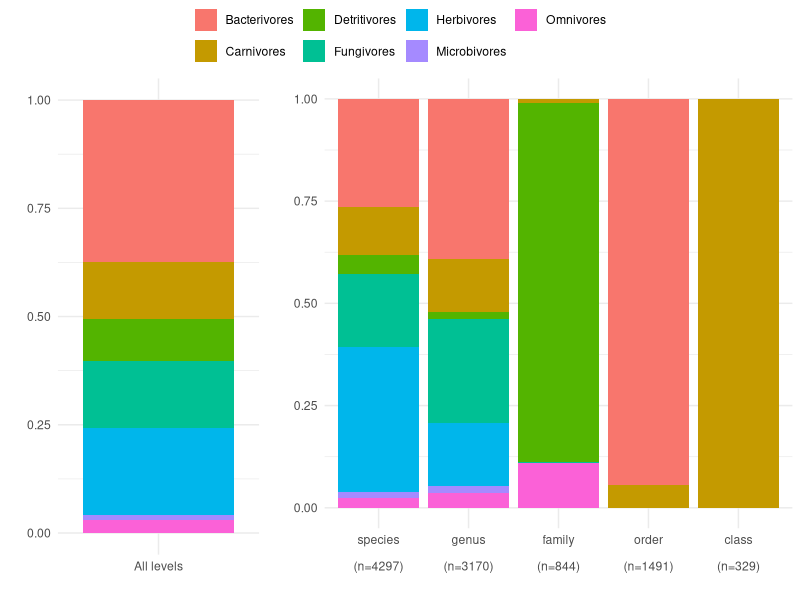

Recreate this plot in R.
## ---- chunk 1
knitr::opts_chunk$set(echo = TRUE, message = FALSE, warning = FALSE)
## ---- chunk 2
library(dplyr)
library(stringr)
library(tidyr)
library(ggplot2)
library(ggpubr)
## ---- chunk 3
db <- read.csv("INVGuild.tsv", header = TRUE, sep = "\t", stringsAsFactors = FALSE)
tax <- read.csv("LUCAS_data/Taxonomy_LUCAS_Metazoa.tsv", header = TRUE, sep = "\t", stringsAsFactors = FALSE)
## ---- chunk 4
extract_tax_level <- function(df, level_prefix) {
  pattern <- paste0(level_prefix, "__[^;]+")
  df %>%
    mutate(last_part = str_extract(Taxon, pattern))
}

levels <- c("Species", "Genus", "Family", "Order", "Class")
lvl_prefix <- c("s", "g", "f", "o", "c")

## ---- chunk 5
# new_col <- ifelse(
#   db$Ecology == "Omnivores" & db$Diet_varies_by_lifestage == "Yes",
#   "Ontogenetic_shifters",
#   db$Ecology
# )
# db$Ecology <- new_col
## ---- chunk 6
# function to replace last taxonomic level
replace_last <- function(taxon, synonym) {
  str_replace(taxon, "(__)[^;]+$", paste0("\\1", synonym))
}
# expanded rows (only synonyms)
db_expanded <- db %>%
  filter(!is.na(Synonyms) & Synonyms != "") %>%
  separate_rows(Synonyms, sep = ";") %>%
  mutate(
    Taxon = replace_last(Taxon, Synonyms)
  )
# combine original + expanded
db_new <- bind_rows(db, db_expanded)
# remove synonyms column
db_new <- db_new[,-3]
# deduplicate rows (in case some synonyms are identical)
db_new <- db_new %>%
  distinct(Taxon, .keep_all = TRUE)
db <- db_new

## ---- chunk 7
# Remove empty entries
db_clean <- db[!is.na(db$Ecology) & !is.na(db$Taxonomic_level) & db$Ecology != "", ]
# Split the database into subsets
db_list <- setNames(lapply(levels, function(lvl) {db_clean[db_clean$Taxonomic_level == lvl, ]}), levels)
# Replace white spaces with underscores in species-level taxon names
db_list$Species$Taxon <- str_replace_all(db_list$Species$Taxon, "\\s+", "_")
# Extract species level IDs
db_list$Species <- db_list$Species %>%
  mutate(last_part = str_extract(Taxon, "s__.*"))
# Extract genus, family, order, and class level IDs
for (i in 2:length(db_list)) {
  db_list[[i]] <- extract_tax_level(db_list[[i]], lvl_prefix[i])
}
## ---- chunk 8
Assigned <- list()

# Assignment at the species level
TaxToBeAssigned <- tax %>%
  mutate(last_part = str_extract(Taxon, "s__.*"))
res <- TaxToBeAssigned %>%
  left_join(db_list$Species %>% select(last_part, Ecology), by = "last_part")
Assigned$Species <- res %>% filter(!is.na(Ecology))
TaxToBeAssigned <- res %>% filter(is.na(Ecology))

# Assignment at the genus level
TaxToBeAssigned <- extract_tax_level(TaxToBeAssigned %>% select(Feature.ID, Taxon, last_part), "g")
res <- TaxToBeAssigned %>%
  left_join(db_list$Genus %>% select(last_part, Ecology), by = "last_part")
Assigned$Genus <- res %>% filter(!is.na(Ecology))
TaxToBeAssigned <- res %>% filter(is.na(Ecology))

# Assignment at the family level
TaxToBeAssigned <- extract_tax_level(TaxToBeAssigned %>% select(Feature.ID, Taxon, last_part), "f")
res <- TaxToBeAssigned %>%
  left_join(db_list$Family %>% select(last_part, Ecology), by = "last_part")
Assigned$Family <- res %>% filter(!is.na(Ecology))
TaxToBeAssigned <- res %>% filter(is.na(Ecology))

# Assignment at the order level
TaxToBeAssigned <- extract_tax_level(TaxToBeAssigned %>% select(Feature.ID, Taxon, last_part), "o")
res <- TaxToBeAssigned %>%
  left_join(db_list$Order %>% select(last_part, Ecology), by = "last_part")
Assigned$Order <- res %>% filter(!is.na(Ecology))
TaxToBeAssigned <- res %>% filter(is.na(Ecology))

# Assignment at the class level
TaxToBeAssigned <- extract_tax_level(TaxToBeAssigned %>% select(Feature.ID, Taxon, last_part), "c")
res <- TaxToBeAssigned %>%
  left_join(db_list$Class %>% select(last_part, Ecology), by = "last_part")
Assigned$Class <- res %>% filter(!is.na(Ecology))
TaxToBeAssigned <- res %>% filter(is.na(Ecology))
## ---- chunk 9
# Clean the output and add assignment level
for (i in 1:length(Assigned)) {
  Assigned[[i]] <- Assigned[[i]] %>%
    select(-last_part) %>%
    mutate(AssignmentLevel = levels[i])
}
Assigned_df <- bind_rows(Assigned)

# Export results
write.table(Assigned_df, "GloSED_assigned.tsv", sep = "\t", quote = FALSE, row.names = FALSE)
write.table(TaxToBeAssigned[1:3], "GloSED_unassigned.tsv", sep = "\t", quote = FALSE, row.names = FALSE)

# Check how many entries received a trophic guild assignment
paste0(round(100*(nrow(Assigned_df) / (nrow(Assigned_df)+nrow(TaxToBeAssigned))),2),
       "% of the original entries were assigned to a trophic guild")
## ---- chunk 10
# Prepare data for visualization
SumTab <- as.data.frame.matrix(table(Assigned_df$Ecology, Assigned_df$AssignmentLevel))
desired_order <- c("Class", "Order", "Family", "Genus", "Species")
SumTab <- SumTab[, desired_order[desired_order %in% colnames(SumTab)]]
SumTab$Ecology <- row.names(SumTab)
SumTab_long <- SumTab %>%
  pivot_longer(cols = -Ecology, names_to = "AssignmentLevel", values_to = "Count")
SumTab_long$AssignmentLevel <- factor(SumTab_long$AssignmentLevel,
                                      levels = rev(c("Class", "Order", "Family", "Genus", "Species")))
SumTab_long$All <- "All levels"

# Get the number of entries assigned per taxonomic level
lbls <- c(
  paste0("species\n\n(n=", sum(Assigned_df$AssignmentLevel == "Species"), ")"),
  paste0("genus\n\n(n=", sum(Assigned_df$AssignmentLevel == "Genus"), ")"),
  paste0("family\n\n(n=", sum(Assigned_df$AssignmentLevel == "Family"), ")"),
  paste0("order\n\n(n=", sum(Assigned_df$AssignmentLevel == "Order"), ")"),
  paste0("class\n\n(n=", sum(Assigned_df$AssignmentLevel == "Class"), ")")
)

# Barplots showing the relative abundance of trophic guilds identified in the full dataset (on the left) and per taxonomic level (on the right)
ggarrange(
  ggplot(SumTab_long, aes(x = All, y = Count, fill = Ecology)) +
    geom_bar(position="fill", stat = "identity") +
    labs(x = "", y = "") +
    theme_minimal() +
    labs(fill = NULL),
  ggplot(SumTab_long, aes(x = AssignmentLevel, y = Count, fill = Ecology)) +
    geom_bar(position="fill", stat = "identity") +
    labs(x = "", y = "") +
    scale_x_discrete(labels = lbls) +
    theme_minimal() +
    labs(fill = NULL),
  ncol=2, widths = c(1,2), common.legend = TRUE
)
